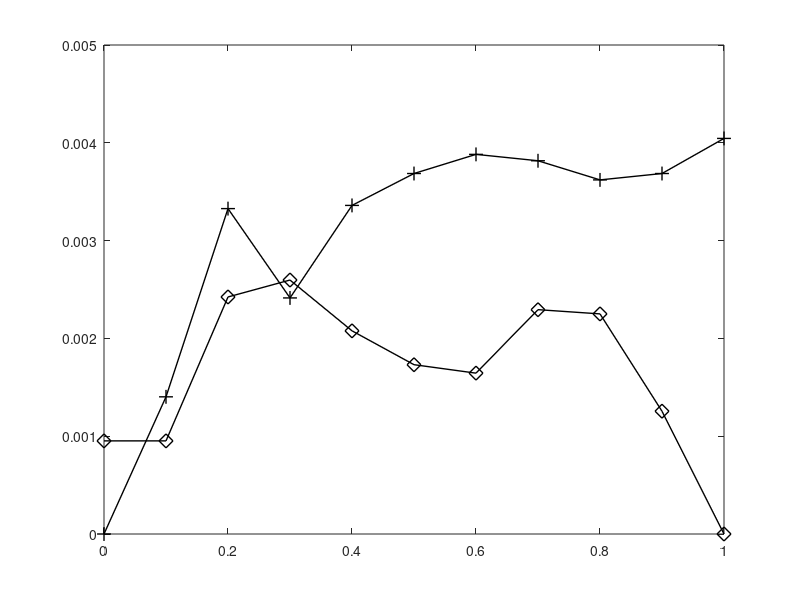

Source code (MATLAB): (Note: this script raises an error after producing the figure.)
data = csvread('fssp.csv',0,1);

fh = figure(1);

set(fh,'Position', [0, 0, 1200, 500]);
set(fh, 'color', 'white');

x = data(1,:);
name  = ['ta021', 'ta041', 'ta051', 'ta071'];

plot(x, data(3,:),'k-diamond','MarkerSize', 10, 'LineWidth', 1.0); 
hold on;
plot(x, data(5,:),'k-+','MarkerSize', 10, 'LineWidth', 1.0); 
hold on;
plot(x, data(6,:),'k-X','MarkerSize', 10, 'LineWidth', 1.0);
hold on;
plot(x, data(8,:),'k-square','MarkerSize', 10, 'LineWidth', 1.0); 

axis([-0.05, 1.05, -0.0005, 0.006]); 
legend('ta021', 'ta041', 'ta051', 'ta071', 'Location', 'Best');

grid on; 

xlabel( 'Probability of EHM', 'FontSize', 12 );
ylabel( 'Difference', 'FontSize', 12, 'Rotation', 90 );
export_fig ../img/sweep_pfsp -eps 